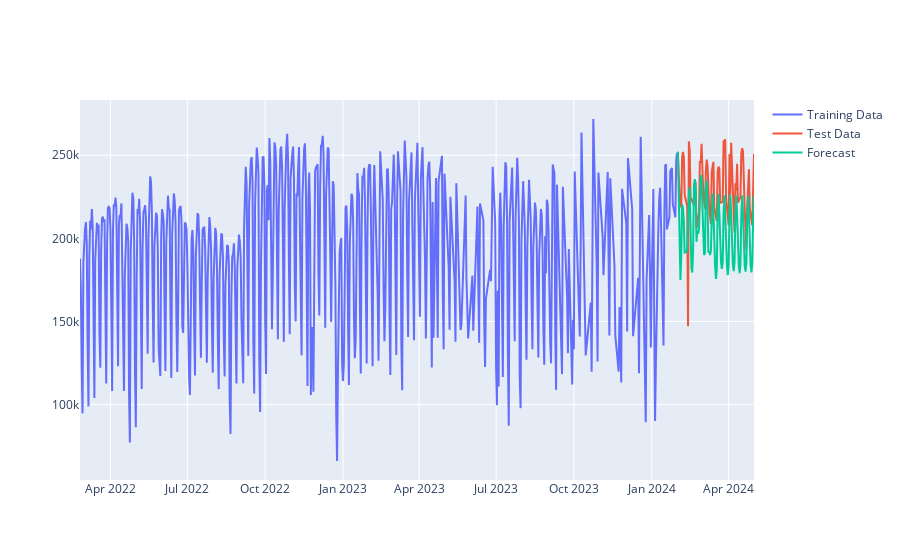

Source (notebook cell):
### Markdown cell above
### ARIMA

### Code cell
p=14 # the Autoregressive Component through pacf or ar.selector
d=1 # the differencing componenet to make the dat stationary
q=60 # The Moving Average Component thorugh acf
model_arima= ARIMA(one_train_df['daily_ridership_box_cox'],order=(p,d,q)).fit()
boxcox_forecasts = model_arima.forecast(len(daily_df_test))
forecast_arima = inv_boxcox(boxcox_forecasts, lam)
plot_func(one_train_df,forecast_arima, title="ARIMA Model")
